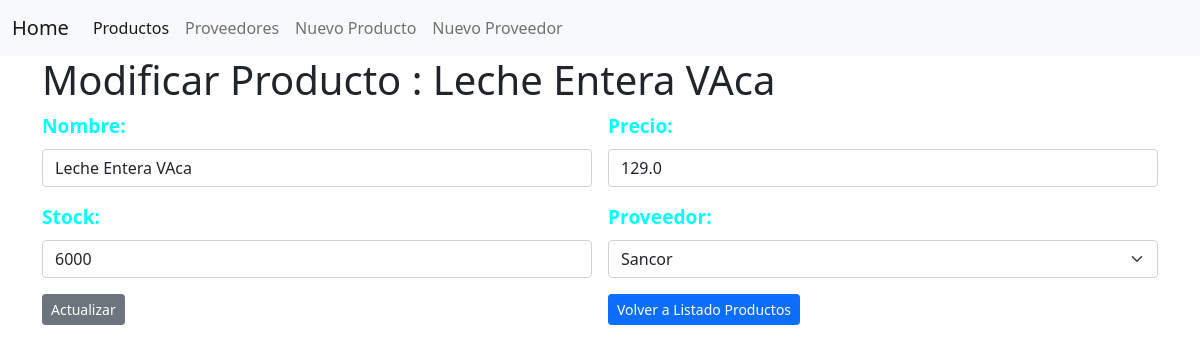
Screenshot of /home/productos/modificar/1 with the database file from the repository.
### compra_app/models.py (models this page shows, shortened)
class Producto(models.Model):
   nombre=models.CharField(max_length=60)
   precio=models.FloatField(default=0)
   stock_actual=models.IntegerField(default=0)
   proveedor=models.ForeignKey(
       Proveedor,
       related_name="productos",
       on_delete=models.CASCADE,
   )

### compra_app/views.py (the view, shortened to what this page needs)
# urls.py: path('productos/modificar/<int:producto_id>', views.modificar_producto, name='modificar_producto'),
def modificar_producto(request, producto_id):
    proveedores=Proveedor.objects.all()
    producto=Producto.objects.get(id=producto_id) #recibo el producto por el id de la pagina
    context={
        "proveedores":proveedores,
        "producto":producto
    }
    return render(request,"modificar_producto.html",context)

### compra_app/templates/modificar_producto.html (shortened to what this page needs)
<!DOCTYPE html>
<html lang="en">
<head>
</head>
<body>
    {% extends 'menu.html' %}
    {% block content %}
    <div class="container"> <h1>Modificar Producto : {{producto.nombre}}</h1>
    <form  method="post" class="row g-3">
        <div class="col-6">
            <label for="nombre" class="form-label" style="color:aqua;font-size:larger;font-weight: bold;">Nombre: </label>
            <input type="text" value="{{producto.nombre}}" class="form-control" name="nombre" required>
        </div>
        <div class="col-6">
            <label for="precio" class="form-label" style="color:aqua;font-size:larger;font-weight: bold;">Precio: </label>
            <input type="number" value="{{producto.precio}}" name="precio" class="form-control">
        </div>
        <div class="col-6">
            <label for="stock_actual" class="form-label" style="color:aqua;font-size:larger;font-weight: bold;">Stock: </label>
            <input type="number" value="{{producto.stock_actual}}" name="stock_actual" class="form-control">
        </div>
        <div class="col-6">
            <label for="" class="form-label" style="color:aqua;font-size:larger;font-weight: bold;">Proveedor: </label>
            <select name="proveedor" class="form-select">
            {% for proveedor in proveedores %}
                <option value="{{proveedor.id}}">{{proveedor.nombre}}</option>
            {% endfor %}
            </select>
        </div>
        <div class="col-6">
                <button type="submit"  class="btn btn-secondary btn-sm">Actualizar</button>
        </div>
        <div class="col-6">
            <a href=" {% url 'listado_productos' %} ">
                <button type="button" class="btn btn-primary btn-sm">Volver a Listado Productos</button>
             </a>
        </div>
    </div>
    {% endblock %}

### compra_app/templates/static/style/estilos.css (style rules this page uses)
body { margin: 0; padding: 0; }

### rows the page displays
Producto: nombre "Leche Entera VAca", precio "129.0", stock_actual "6000"

### other values shown
form field proveedor "Sancor"
